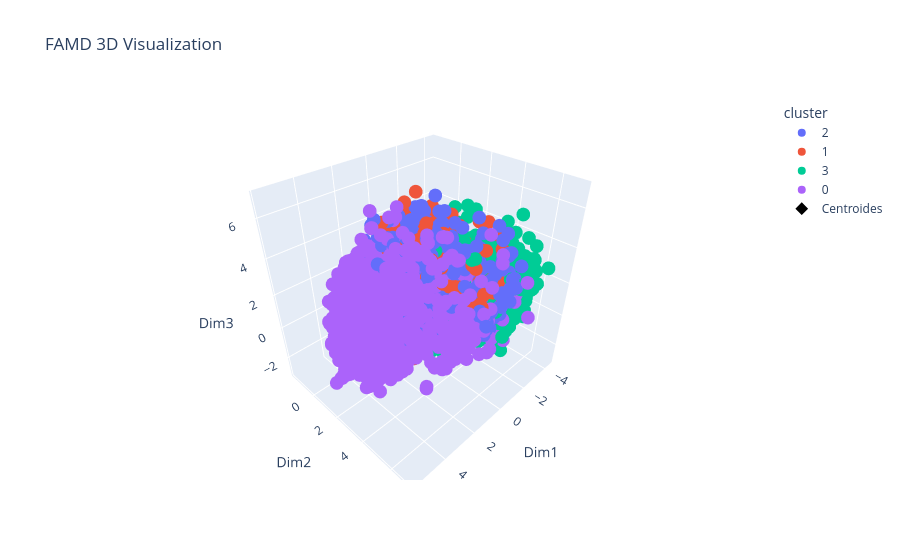

Notebook cell for this chart:
### Code cell
fig = px.scatter_3d(
    coords, x="Dim1", y="Dim2", z="Dim3", color="cluster", title="FAMD 3D Visualization"
)
centroids_cords_FAMD = coords.groupby("cluster")[["Dim1", "Dim2", "Dim3"]].mean().reset_index()

# Add centroids
fig.add_trace(
    go.Scatter3d(
        x=centroids_cords_FAMD["Dim1"],
        y=centroids_cords_FAMD["Dim2"],
        z=centroids_cords_FAMD["Dim3"],
        mode="markers+text",
        marker=dict(
            size=12, color="black", symbol="diamond", line=dict(color="white", width=2)
        ),
        text=centroids_cords_FAMD["cluster"],
        textposition="top center",
        name="Centroides",
    )
)
fig.show()

### Figure 1 — Plotly figure (JSON) as saved in the notebook; plotly's stock layout.template omitted (floating-point values rounded to 4 significant figures; data arrays with more than 128 entries replaced by an {"elided": "..."} marker saying what was removed)
{"data": [{"hovertemplate": "cluster=2<br>Dim1=%{x}<br>Dim2=%{y}<br>Dim3=%{z}<extra></extra>", "legendgroup": "2", "marker": {"color": "#636efa", "symbol": "circle"}, "mode": "markers", "name": "2", "scene": "scene", "showlegend": true, "type": "scatter3d", "x": {"elided": "21681 float values"}, "y": {"elided": "21681 float values"}, "z": {"elided": "21681 float values"}}, {"hovertemplate": "cluster=1<br>Dim1=%{x}<br>Dim2=%{y}<br>Dim3=%{z}<extra></extra>", "legendgroup": "1", "marker": {"color": "#EF553B", "symbol": "circle"}, "mode": "markers", "name": "1", "scene": "scene", "showlegend": true, "type": "scatter3d", "x": {"elided": "22126 float values"}, "y": {"elided": "22126 float values"}, "z": {"elided": "22126 float values"}}, {"hovertemplate": "cluster=3<br>Dim1=%{x}<br>Dim2=%{y}<br>Dim3=%{z}<extra></extra>", "legendgroup": "3", "marker": {"color": "#00cc96", "symbol": "circle"}, "mode": "markers", "name": "3", "scene": "scene", "showlegend": true, "type": "scatter3d", "x": {"elided": "12271 float values"}, "y": {"elided": "12271 float values"}, "z": {"elided": "12271 float values"}}, {"hovertemplate": "cluster=0<br>Dim1=%{x}<br>Dim2=%{y}<br>Dim3=%{z}<extra></extra>", "legendgroup": "0", "marker": {"color": "#ab63fa", "symbol": "circle"}, "mode": "markers", "name": "0", "scene": "scene", "showlegend": true, "type": "scatter3d", "x": {"elided": "7917 float values"}, "y": {"elided": "7917 float values"}, "z": {"elided": "7917 float values"}}, {"marker": {"color": "black", "line": {"color": "white", "width": 2}, "size": 12, "symbol": "diamond"}, "mode": "markers+text", "name": "Centroides", "text": [0.0, 1.0, 2.0, 3.0], "textposition": "top center", "type": "scatter3d", "x": [2.177, -0.06443, 0.3197, -1.853], "y": [0.6378, -0.5923, 0.1852, 0.3293], "z": [0.355, 0.2975, -0.1654, -0.4733]}], "layout": {"legend": {"title": {"text": "cluster"}, "tracegroupgap": 0}, "scene": {"domain": {"x": [0, 1], "y": [0, 1]}, "xaxis": {"title": {"text": "Dim1"}}, "yaxis": {"title": {"text": "Dim2"}}, "zaxis": {"title": {"text": "Dim3"}}}, "title": {"text": "FAMD 3D Visualization"}}}
